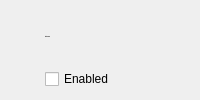
            <widget class="QWidget" name="statusBarPageHeader" native="true">
             <layout class="QHBoxLayout" name="horizontalLayout_5">
              <property name="spacing">
               <number>10</number>
              </property>
              <item>
               <widget class="QLabel" name="label_7">
                <property name="sizePolicy">
                 <sizepolicy hsizetype="Fixed" vsizetype="Fixed">
                  <horstretch>0</horstretch>
                  <verstretch>0</verstretch>
                 </sizepolicy>
                </property>
                <property name="minimumSize">
                 <size>
                  <width>24</width>
                  <height>24</height>
                 </size>
                </property>
                <property name="pixmap">
                 <pixmap resource="resources.qrc">:/icon/wifi.svg</pixmap>
                </property>
                <property name="alignment">
                 <set>Qt::AlignCenter</set>
                </property>
               </widget>
              </item>
              <item>
               <widget class="QWidget" name="verticalWidget_2" native="true">
                <layout class="QVBoxLayout" name="verticalLayout_5">
                 <property name="spacing">
                  <number>6</number>
                 </property>
                 <property name="leftMargin">
                  <number>0</number>
                 </property>
                 <property name="topMargin">
                  <number>0</number>
                 </property>
                 <property name="rightMargin">
                  <number>0</number>
                 </property>
                 <property name="bottomMargin">
                  <number>0</number>
                 </property>
                 <item>
                  <widget class="QLabel" name="statusBarLbl">
                   <property name="font">
                    <font>
                     <pointsize>-1</pointsize>
                     <bold>true</bold>
                    </font>
                   </property>
                   <property name="text">
                    <string>Status Bar</string>
                   </property>
                  </widget>
                 </item>
                 <item>
                  <widget class="QCheckBox" name="statusBarEnabledChk">
                   <property name="text">
                    <string>Enabled</string>
                   </property>
                  </widget>
                 </item>
                </layout>
               </widget>
              </item>
              <item>
               <spacer name="horizontalSpacer_4">
                <property name="orientation">
                 <enum>Qt::Horizontal</enum>
                </property>
                <property name="sizeHint" stdset="0">
                 <size>
                  <width>40</width>
                  <height>20</height>
                 </size>
                </property>
               </spacer>
              </item>
             </layout>
            </widget>
